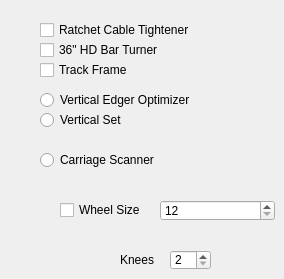
    <widget class="QWidget" name="tab_4">
     <attribute name="icon">
      <iconset>
       <normaloff>../../../Pictures/BAT.jpeg</normaloff>../../../Pictures/BAT.jpeg</iconset>
     </attribute>
     <attribute name="title">
      <string>Custom SawMills</string>
     </attribute>
     <attribute name="toolTip">
      <string>This Tab is Currently Under Construction</string>
     </attribute>
     <widget class="QCheckBox" name="ratchetCableTightenerCheckBox">
      <property name="geometry">
       <rect>
        <x>40</x>
        <y>20</y>
        <width>211</width>
        <height>20</height>
       </rect>
      </property>
      <property name="text">
       <string>Ratchet Cable Tightener</string>
      </property>
     </widget>
     <widget class="QCheckBox" name="checkBox">
      <property name="geometry">
       <rect>
        <x>40</x>
        <y>40</y>
        <width>191</width>
        <height>20</height>
       </rect>
      </property>
      <property name="text">
       <string>36&quot; HD Bar Turner</string>
      </property>
     </widget>
     <widget class="QCheckBox" name="checkBox_2">
      <property name="geometry">
       <rect>
        <x>40</x>
        <y>60</y>
        <width>181</width>
        <height>20</height>
       </rect>
      </property>
      <property name="text">
       <string>Track Frame</string>
      </property>
     </widget>
     <widget class="QRadioButton" name="radioButton">
      <property name="geometry">
       <rect>
        <x>40</x>
        <y>90</y>
        <width>211</width>
        <height>20</height>
       </rect>
      </property>
      <property name="text">
       <string>Vertical Edger Optimizer</string>
      </property>
     </widget>
     <widget class="QRadioButton" name="radioButton_2">
      <property name="geometry">
       <rect>
        <x>40</x>
        <y>110</y>
        <width>141</width>
        <height>20</height>
       </rect>
      </property>
      <property name="text">
       <string>Vertical Set</string>
      </property>
     </widget>
     <widget class="QRadioButton" name="radioButton_3">
      <property name="geometry">
       <rect>
        <x>40</x>
        <y>150</y>
        <width>171</width>
        <height>20</height>
       </rect>
      </property>
      <property name="text">
       <string>Carriage Scanner</string>
      </property>
     </widget>
     <widget class="QCheckBox" name="wheelSizeCheckBox_2">
      <property name="geometry">
       <rect>
        <x>60</x>
        <y>200</y>
        <width>116</width>
        <height>20</height>
       </rect>
      </property>
      <property name="text">
       <string>Wheel Size</string>
      </property>
     </widget>
     <widget class="QSpinBox" name="wheelSizeSpinBox_2">
      <property name="geometry">
       <rect>
        <x>160</x>
        <y>200</y>
        <width>115</width>
        <height>21</height>
       </rect>
      </property>
      <property name="minimum">
       <number>12</number>
      </property>
      <property name="maximum">
       <number>14</number>
      </property>
      <property name="singleStep">
       <number>2</number>
      </property>
     </widget>
     <widget class="QLabel" name="label_20">
      <property name="geometry">
       <rect>
        <x>120</x>
        <y>250</y>
        <width>41</width>
        <height>20</height>
       </rect>
      </property>
      <property name="text">
       <string>Knees</string>
      </property>
     </widget>
     <widget class="QSpinBox" name="carriageKneesSpinBox_3">
      <property name="geometry">
       <rect>
        <x>170</x>
        <y>250</y>
        <width>41</width>
        <height>20</height>
       </rect>
      </property>
      <property name="minimum">
       <number>2</number>
      </property>
      <property name="maximum">
       <number>4</number>
      </property>
     </widget>
    </widget>
